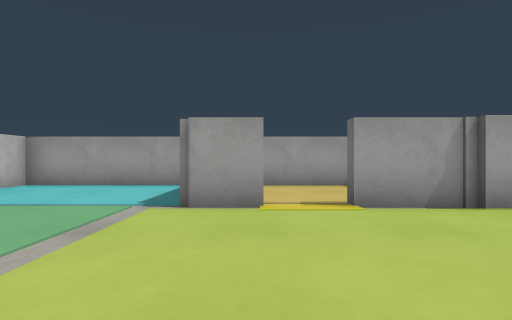
[1] (above)

16 first-person views from a walk through a world built for the Gazebo simulator. The camera is 0.61 m above the floor, looks level and sees 80° across. The floor is counted in squares, 1 m on a side. Each view is taken from the middle of a square. On the plan, view 1 faces up. The plan holds only what a view shows up to about 9 squares ahead; the rest is blank. The place goes on beyond the plan.

[2]
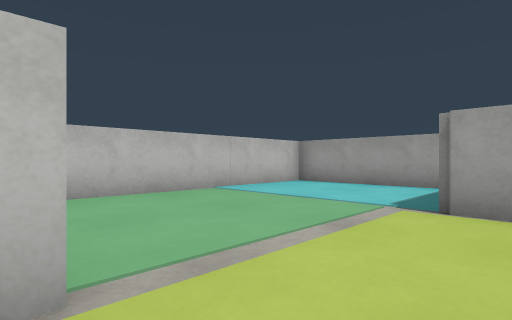

[3]
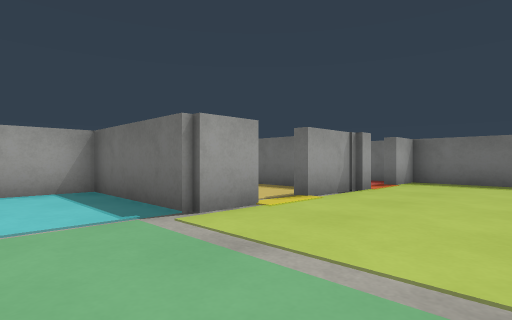

[4]
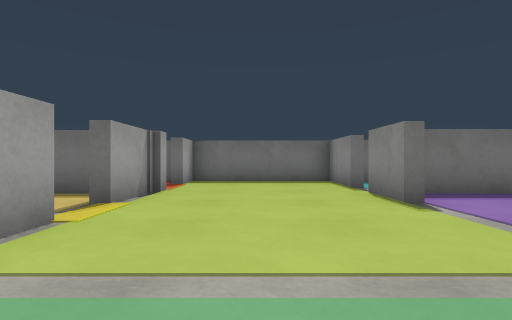

[5]
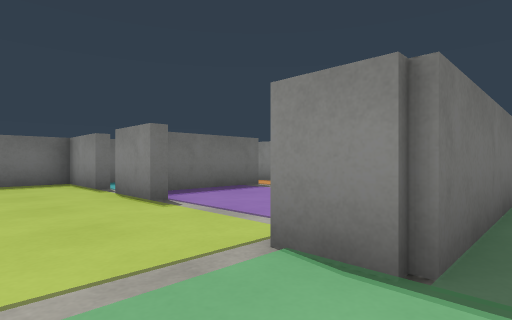

[6]
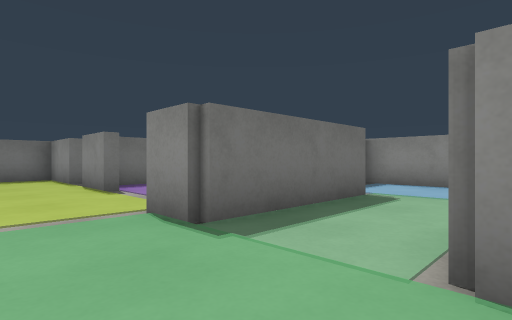

[7]
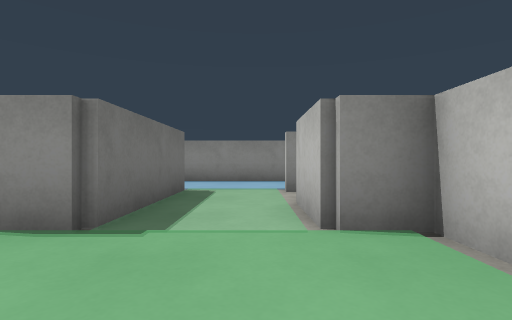

[8]
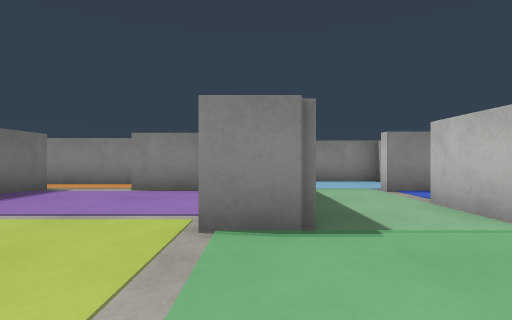

[9]
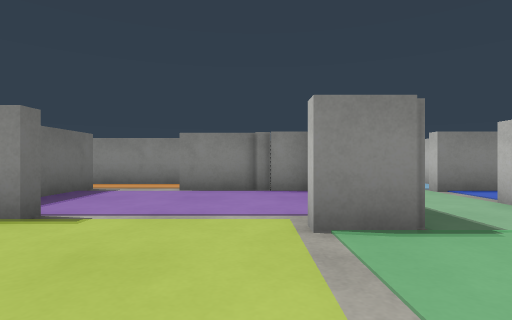

[10]
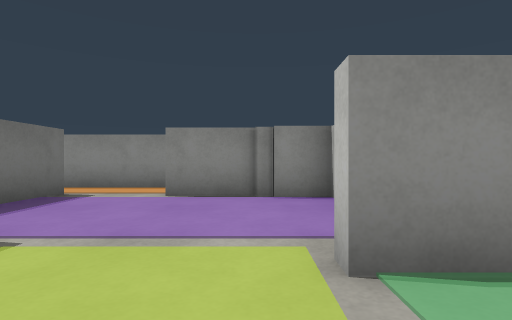

[11]
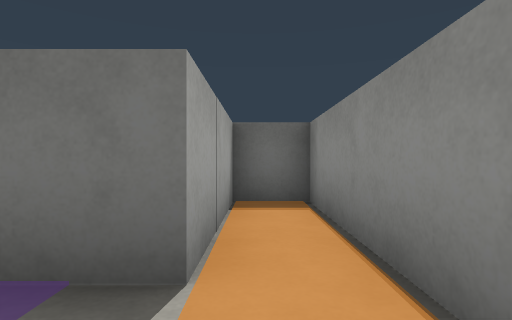

[12]
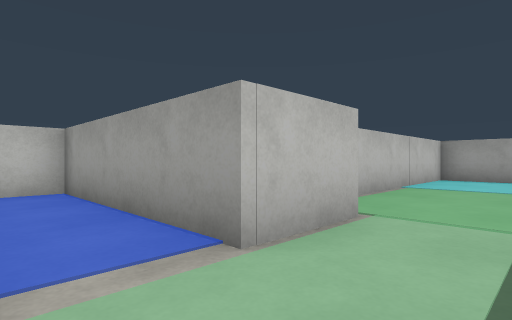

[13]
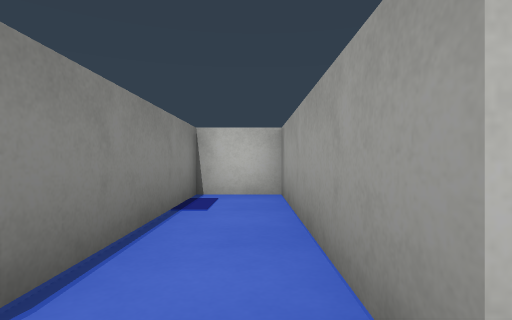

[14]
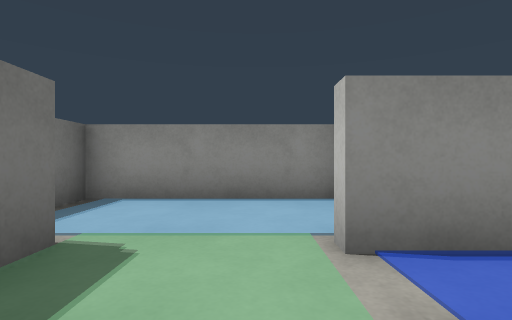

[15]
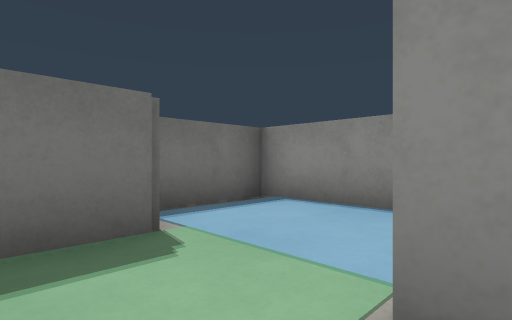

[16]
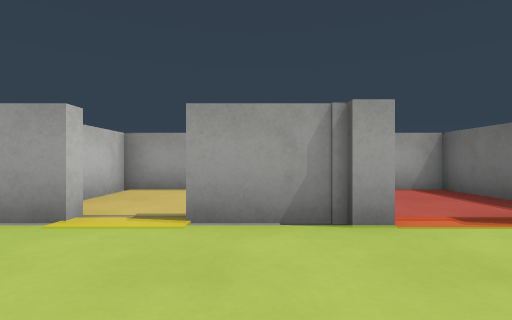

### Floor plan
Points are (right, up) in squares from view 1. A wall is a line through its corners. A room is listed if a view was taken in it or the views show most of it. See-through windows are left out.
Room 1 (views 1, 2, 3, 4, 5, 6, 7, 8, 9, 10, 14, 16)
walls: (0.1, 4) (-1, 4) (-1, 7.4) (-5.5, 7.4) (-5.5, 0.3) (-4.6, 0.3) (-4.6, -1.5); (1.4, -0.2) (2.9, -0.2); (-2.6, -1.4) (-2.6, 0.3) (-1.5, 0.3); (3, 4) (1.2, 4); (3.4, 3.8) (2.9, 3.8); (-2.2, -3) (-1, -3); (-1, -3.3) (0.6, -3.3); (3.9, -0.2) (5.9, -0.2) (5.9, 3.8) (4.7, 3.8); (2.5, -3.7) (2.5, -0.9)
ways out: opening at (1.5, -3) to room 2; opening at (-4, -0.5) to room 4; opening at (1, 4) to room 5; opening at (4, 4)
Room 2 (view 11)
walls: (0.9, -4.8) (5.6, -4.8) (5.6, -3.7) (2.5, -3.7)
ways out: opening at (1.5, -3) to room 1
Room 3 (view 12)
walls: (-2.6, -3.4) (-2.6, -2.4); (-5.5, -5) (-5.5, -5.9) (-1.3, -5.9) (-1.3, -3.9)
ways out: opening at (-4, -3) to room 4
Room 4 (views 13, 15)
walls: (-4.6, -1.5) (-9.3, -1.5) (-9.3, -3) (-4.5, -3); (-2.6, -2.4) (-2.6, -1.4)
ways out: opening at (-4, -0.5) to room 1; opening at (-4, -3) to room 3
Room 5 (no view inside)
walls: (2.2, 7.4) (-0.7, 7.4) (-0.7, 5.8); (2.8, 5.1) (2.8, 6.8)
ways out: opening at (1, 4) to room 1

Where each view was taken, in squares from view 1:
view 1: 0 up, 0 right, facing up
view 2: 0 up, 0 right, facing up-left
view 3: 1 up, 3 left, facing up-right
view 4: 2 up, 3 left, facing right
view 5: 2 up, 3 left, facing down-right
view 6: 2 up, 5 left, facing down-right
view 7: 3 up, 4 left, facing down
view 8: 3 up, 2 left, facing down
view 9: 3 up, 1 left, facing down
view 10: 2 up, 1 left, facing down
view 11: 4 down, 1 right, facing right
view 12: 3 down, 3 left, facing up-left
view 13: 2 down, 4 left, facing left
view 14: 1 down, 4 left, facing down
view 15: 2 down, 5 left, facing down-right
view 16: 1 up, 2 right, facing up
